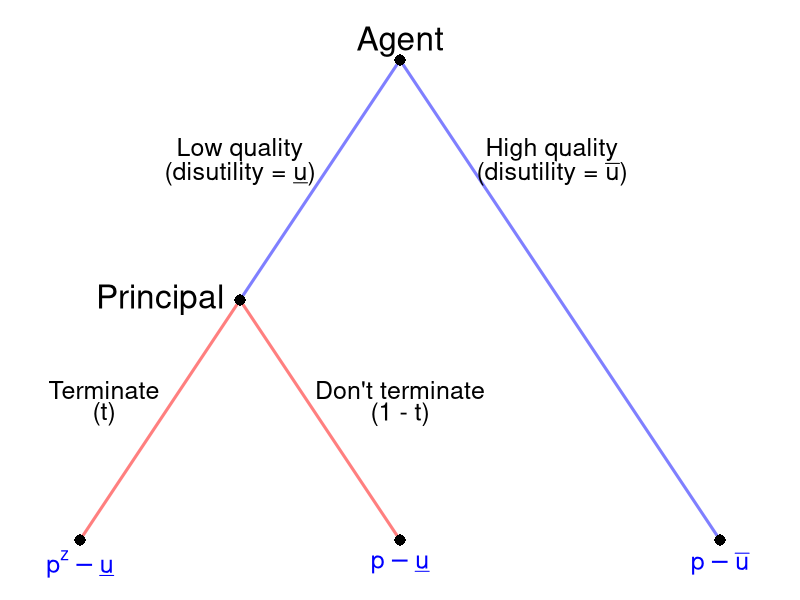

Here is the R script that generated this plot:
require(shape)
pdf(file = "information_power/info_gametree.pdf", width = 9, height = 7)

#Set parameters for graphics
axislabelsize <- 1.5
labelsize <- 2
actionlabelsize <- 1.5
graphlinewidth <- 3
segmentlinewidth <- 2
nodesize <- 1.5
fadelevel <- 1

col_agent = c(rgb(0, 0, 1, 0.5), rgb(1, 0, 0, 0.5), rgb(0, 0, 1, 1))

par(mar =  c(0, 0, 0, 0))

xlims <- c(0, 10)
ylims <- c(0, 10)

npts <- 501 
x <- seq(xlims[1], xlims[2], length.out = npts)
y <- seq(ylims[1], ylims[2], length.out = npts) 

plot(0, 0, xlim = xlims, ylim = ylims, type = "n",
     xlab = expression(paste("")),
     ylab = expression(paste("")), 
     xaxt = "n", 
     yaxt = "n", 
     cex.lab = axislabelsize, 
     bty = "n",
     xaxs = "i", 
     yaxs = "i")

ticksy <- seq(from = 0, to = ylims[2], by = 2)
ylabels <- seq(from = 0, to = ylims[2], by = 2)
ticksx <- seq(from = 0, to = xlims[2], by = 2)
xlabels <- seq(from = 0, to = xlims[2], by = 2)

# Agent
segments(5, 9, 3, 5, col = col_agent[1], lty = 1, lwd = 3)
segments(5, 9, 9, 1, lty = 1, col = col_agent[1], lwd = graphlinewidth)


# Principal
segments(3, 5, 1, 1, lty = 1, col = col_agent[2], lwd = graphlinewidth)
segments(3, 5, 5, 1, lty = 1, col = col_agent[2], lwd = graphlinewidth)

#Initial node
points(5, 9, pch = 16, cex = nodesize)

#P1 Nodes
points(3, 5, pch = 16, cex = nodesize)

#P2 Terminal Nodes
points(1, 1, pch = 16, cex = nodesize)
points(5, 1, pch = 16, cex = nodesize)
points(9, 1, pch = 16, cex = nodesize)

text(5, 9.3, expression(paste("Agent")), cex = labelsize)
text(3, 7.5, expression(paste("Low quality")), cex = actionlabelsize)
text(3, 7.1, expression(paste("(disutility = ", underline(u), ")")), cex = actionlabelsize)
text(6.9, 7.5, expression(paste("High quality")), cex = actionlabelsize)
text(6.9, 7.1, expression(paste("(disutility = ", bar(u), ")")), cex = actionlabelsize)


text(2, 5, expression(paste("Principal")), cex = labelsize)
text(1.3, 3.5, expression(paste("Terminate")), cex = actionlabelsize)
text(1.3, 3.1, expression(paste("(t)")), cex = actionlabelsize)
text(5, 3.5, expression(paste("Don't terminate")), cex = actionlabelsize)
text(5, 3.1, expression(paste("(1 - t)")), cex = actionlabelsize)

#Payoffs 
text(1, .6, expression(p^z - underline(u)), col = col_agent[3], cex = actionlabelsize)
text(5, .6, expression(p - underline(u)),  col = col_agent[3], cex = actionlabelsize)
text(9, .6, expression(p - bar(u)), col = col_agent[3], cex = actionlabelsize)



dev.off()
